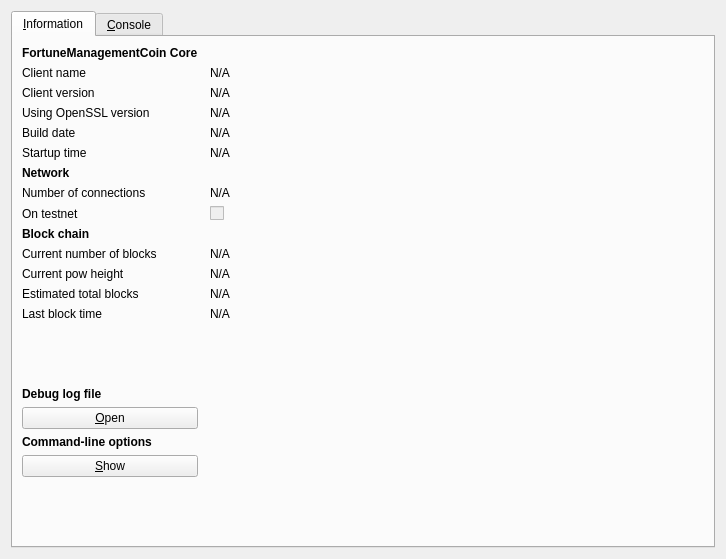
<?xml version="1.0" encoding="UTF-8"?>
<ui version="4.0">
 <class>RPCConsole</class>
 <widget class="QDialog" name="RPCConsole">
  <property name="geometry">
   <rect>
    <x>0</x>
    <y>0</y>
    <width>726</width>
    <height>559</height>
   </rect>
  </property>
  <property name="windowTitle">
   <string>FortuneManagementCoin - Debug window</string>
  </property>
  <layout class="QHBoxLayout" name="horizontalLayout_2">
   <item>
    <widget class="QTabWidget" name="tabWidget">
     <property name="currentIndex">
      <number>0</number>
     </property>
     <widget class="QWidget" name="tab_info">
      <attribute name="title">
       <string>&amp;Information</string>
      </attribute>
      <layout class="QGridLayout" name="gridLayout" columnstretch="0,1">
       <property name="horizontalSpacing">
        <number>12</number>
       </property>
       <item row="8" column="0">
        <widget class="QLabel" name="label_8">
         <property name="text">
          <string>On testnet</string>
         </property>
        </widget>
       </item>
       <item row="12" column="0">
        <widget class="QLabel" name="label_4">
         <property name="text">
          <string>Estimated total blocks</string>
         </property>
        </widget>
       </item>
       <item row="10" column="0">
        <widget class="QLabel" name="label_3">
         <property name="text">
          <string>Current number of blocks</string>
         </property>
        </widget>
       </item>
       <item row="10" column="1">
        <widget class="QLabel" name="numberOfBlocks">
         <property name="cursor">
          <cursorShape>IBeamCursor</cursorShape>
         </property>
         <property name="text">
          <string>N/A</string>
         </property>
         <property name="textFormat">
          <enum>Qt::PlainText</enum>
         </property>
         <property name="textInteractionFlags">
          <set>Qt::LinksAccessibleByMouse|Qt::TextSelectableByKeyboard|Qt::TextSelectableByMouse</set>
         </property>
        </widget>
       </item>
       <item row="14" column="0">
        <spacer name="verticalSpacer_2">
         <property name="orientation">
          <enum>Qt::Vertical</enum>
         </property>
         <property name="sizeHint" stdset="0">
          <size>
           <width>20</width>
           <height>20</height>
          </size>
         </property>
        </spacer>
       </item>
       <item row="15" column="0">
        <widget class="QLabel" name="labelDebugLogfile">
         <property name="font">
          <font>
           <weight>75</weight>
           <bold>true</bold>
          </font>
         </property>
         <property name="text">
          <string>Debug log file</string>
         </property>
        </widget>
       </item>
       <item row="12" column="1">
        <widget class="QLabel" name="totalBlocks">
         <property name="cursor">
          <cursorShape>IBeamCursor</cursorShape>
         </property>
         <property name="text">
          <string>N/A</string>
         </property>
         <property name="textFormat">
          <enum>Qt::PlainText</enum>
         </property>
         <property name="textInteractionFlags">
          <set>Qt::LinksAccessibleByMouse|Qt::TextSelectableByKeyboard|Qt::TextSelectableByMouse</set>
         </property>
        </widget>
       </item>
       <item row="13" column="1">
        <widget class="QLabel" name="lastBlockTime">
         <property name="cursor">
          <cursorShape>IBeamCursor</cursorShape>
         </property>
         <property name="text">
          <string>N/A</string>
         </property>
         <property name="textFormat">
          <enum>Qt::PlainText</enum>
         </property>
         <property name="textInteractionFlags">
          <set>Qt::LinksAccessibleByMouse|Qt::TextSelectableByKeyboard|Qt::TextSelectableByMouse</set>
         </property>
        </widget>
       </item>
       <item row="13" column="0">
        <widget class="QLabel" name="label_2">
         <property name="text">
          <string>Last block time</string>
         </property>
        </widget>
       </item>
       <item row="17" column="0">
        <widget class="QLabel" name="labelCLOptions">
         <property name="font">
          <font>
           <weight>75</weight>
           <bold>true</bold>
          </font>
         </property>
         <property name="text">
          <string>Command-line options</string>
         </property>
        </widget>
       </item>
       <item row="16" column="0">
        <widget class="QPushButton" name="openDebugLogfileButton">
         <property name="toolTip">
          <string>Open the FortuneManagementCoin debug log file from the current data directory. This can take a few seconds for large log files.</string>
         </property>
         <property name="text">
          <string>&amp;Open</string>
         </property>
         <property name="autoDefault">
          <bool>false</bool>
         </property>
        </widget>
       </item>
       <item row="18" column="0">
        <widget class="QPushButton" name="showCLOptionsButton">
         <property name="toolTip">
          <string>Show the FortuneManagementCoin-Qt help message to get a list with possible FortuneManagementCoin command-line options.</string>
         </property>
         <property name="text">
          <string>&amp;Show</string>
         </property>
         <property name="autoDefault">
          <bool>false</bool>
         </property>
        </widget>
       </item>
       <item row="19" column="0">
        <spacer name="verticalSpacer">
         <property name="orientation">
          <enum>Qt::Vertical</enum>
         </property>
         <property name="sizeHint" stdset="0">
          <size>
           <width>20</width>
           <height>40</height>
          </size>
         </property>
        </spacer>
       </item>
       <item row="0" column="0">
        <widget class="QLabel" name="label_9">
         <property name="font">
          <font>
           <weight>75</weight>
           <bold>true</bold>
          </font>
         </property>
         <property name="text">
          <string>FortuneManagementCoin Core</string>
         </property>
        </widget>
       </item>
       <item row="1" column="0">
        <widget class="QLabel" name="label_5">
         <property name="text">
          <string>Client name</string>
         </property>
        </widget>
       </item>
       <item row="2" column="1">
        <widget class="QLabel" name="clientVersion">
         <property name="cursor">
          <cursorShape>IBeamCursor</cursorShape>
         </property>
         <property name="text">
          <string>N/A</string>
         </property>
         <property name="textFormat">
          <enum>Qt::PlainText</enum>
         </property>
         <property name="textInteractionFlags">
          <set>Qt::LinksAccessibleByMouse|Qt::TextSelectableByKeyboard|Qt::TextSelectableByMouse</set>
         </property>
        </widget>
       </item>
       <item row="3" column="0">
        <widget class="QLabel" name="label_14">
         <property name="text">
          <string>Using OpenSSL version</string>
         </property>
         <property name="indent">
          <number>-1</number>
         </property>
        </widget>
       </item>
       <item row="1" column="1">
        <widget class="QLabel" name="clientName">
         <property name="cursor">
          <cursorShape>IBeamCursor</cursorShape>
         </property>
         <property name="text">
          <string>N/A</string>
         </property>
         <property name="textFormat">
          <enum>Qt::PlainText</enum>
         </property>
         <property name="textInteractionFlags">
          <set>Qt::LinksAccessibleByMouse|Qt::TextSelectableByKeyboard|Qt::TextSelectableByMouse</set>
         </property>
        </widget>
       </item>
       <item row="2" column="0">
        <widget class="QLabel" name="label_6">
         <property name="text">
          <string>Client version</string>
         </property>
        </widget>
       </item>
       <item row="4" column="1">
        <widget class="QLabel" name="buildDate">
         <property name="cursor">
          <cursorShape>IBeamCursor</cursorShape>
         </property>
         <property name="text">
          <string>N/A</string>
         </property>
         <property name="textFormat">
          <enum>Qt::PlainText</enum>
         </property>
         <property name="textInteractionFlags">
          <set>Qt::LinksAccessibleByMouse|Qt::TextSelectableByKeyboard|Qt::TextSelectableByMouse</set>
         </property>
        </widget>
       </item>
       <item row="5" column="0">
        <widget class="QLabel" name="label_13">
         <property name="text">
          <string>Startup time</string>
         </property>
        </widget>
       </item>
       <item row="3" column="1">
        <widget class="QLabel" name="openSSLVersion">
         <property name="cursor">
          <cursorShape>IBeamCursor</cursorShape>
         </property>
         <property name="text">
          <string>N/A</string>
         </property>
         <property name="textFormat">
          <enum>Qt::PlainText</enum>
         </property>
         <property name="textInteractionFlags">
          <set>Qt::LinksAccessibleByMouse|Qt::TextSelectableByKeyboard|Qt::TextSelectableByMouse</set>
         </property>
        </widget>
       </item>
       <item row="4" column="0">
        <widget class="QLabel" name="label_12">
         <property name="text">
          <string>Build date</string>
         </property>
        </widget>
       </item>
       <item row="8" column="1">
        <widget class="QCheckBox" name="isTestNet">
         <property name="enabled">
          <bool>false</bool>
         </property>
         <property name="text">
          <string/>
         </property>
        </widget>
       </item>
       <item row="5" column="1">
        <widget class="QLabel" name="startupTime">
         <property name="cursor">
          <cursorShape>IBeamCursor</cursorShape>
         </property>
         <property name="text">
          <string>N/A</string>
         </property>
         <property name="textFormat">
          <enum>Qt::PlainText</enum>
         </property>
         <property name="textInteractionFlags">
          <set>Qt::LinksAccessibleByMouse|Qt::TextSelectableByKeyboard|Qt::TextSelectableByMouse</set>
         </property>
        </widget>
       </item>
       <item row="7" column="0">
        <widget class="QLabel" name="label_7">
         <property name="text">
          <string>Number of connections</string>
         </property>
        </widget>
       </item>
       <item row="9" column="0">
        <widget class="QLabel" name="label_10">
         <property name="font">
          <font>
           <weight>75</weight>
           <bold>true</bold>
          </font>
         </property>
         <property name="text">
          <string>Block chain</string>
         </property>
        </widget>
       </item>
       <item row="7" column="1">
        <widget class="QLabel" name="numberOfConnections">
         <property name="cursor">
          <cursorShape>IBeamCursor</cursorShape>
         </property>
         <property name="text">
          <string>N/A</string>
         </property>
         <property name="textFormat">
          <enum>Qt::PlainText</enum>
         </property>
         <property name="textInteractionFlags">
          <set>Qt::LinksAccessibleByMouse|Qt::TextSelectableByKeyboard|Qt::TextSelectableByMouse</set>
         </property>
        </widget>
       </item>
       <item row="6" column="0">
        <widget class="QLabel" name="label_11">
         <property name="font">
          <font>
           <weight>75</weight>
           <bold>true</bold>
          </font>
         </property>
         <property name="text">
          <string>Network</string>
         </property>
        </widget>
       </item>
       <item row="11" column="0">
        <widget class="QLabel" name="label_15">
         <property name="text">
          <string>Current pow height</string>
         </property>
        </widget>
       </item>
       <item row="11" column="1">
        <widget class="QLabel" name="numberOfPow">
         <property name="cursor">
          <cursorShape>IBeamCursor</cursorShape>
         </property>
         <property name="text">
          <string>N/A</string>
         </property>
         <property name="textFormat">
          <enum>Qt::PlainText</enum>
         </property>
         <property name="textInteractionFlags">
          <set>Qt::LinksAccessibleByMouse|Qt::TextSelectableByKeyboard|Qt::TextSelectableByMouse</set>
         </property>
        </widget>
       </item>
      </layout>
     </widget>
     <widget class="QWidget" name="tab_console">
      <attribute name="title">
       <string>&amp;Console</string>
      </attribute>
      <layout class="QVBoxLayout" name="verticalLayout_3">
       <property name="spacing">
        <number>3</number>
       </property>
       <item>
        <widget class="QTextEdit" name="messagesWidget">
         <property name="minimumSize">
          <size>
           <width>0</width>
           <height>100</height>
          </size>
         </property>
         <property name="readOnly">
          <bool>true</bool>
         </property>
         <property name="tabKeyNavigation" stdset="0">
          <bool>false</bool>
         </property>
         <property name="columnCount" stdset="0">
          <number>2</number>
         </property>
        </widget>
       </item>
       <item>
        <layout class="QHBoxLayout" name="horizontalLayout">
         <property name="spacing">
          <number>3</number>
         </property>
         <item>
          <widget class="QLabel" name="label">
           <property name="text">
            <string notr="true">&gt;</string>
           </property>
          </widget>
         </item>
         <item>
          <widget class="QLineEdit" name="lineEdit"/>
         </item>
         <item>
          <widget class="QPushButton" name="clearButton">
           <property name="maximumSize">
            <size>
             <width>24</width>
             <height>24</height>
            </size>
           </property>
           <property name="toolTip">
            <string>Clear console</string>
           </property>
           <property name="text">
            <string/>
           </property>
           <property name="icon">
            <iconset resource="../bitcoin.qrc">
             <normaloff>:/icons/remove</normaloff>:/icons/remove</iconset>
           </property>
           <property name="shortcut">
            <string notr="true">Ctrl+L</string>
           </property>
           <property name="autoDefault">
            <bool>false</bool>
           </property>
          </widget>
         </item>
        </layout>
       </item>
      </layout>
     </widget>
    </widget>
   </item>
  </layout>
 </widget>
 <resources>
  <include location="../bitcoin.qrc"/>
 </resources>
 <connections/>
</ui>
